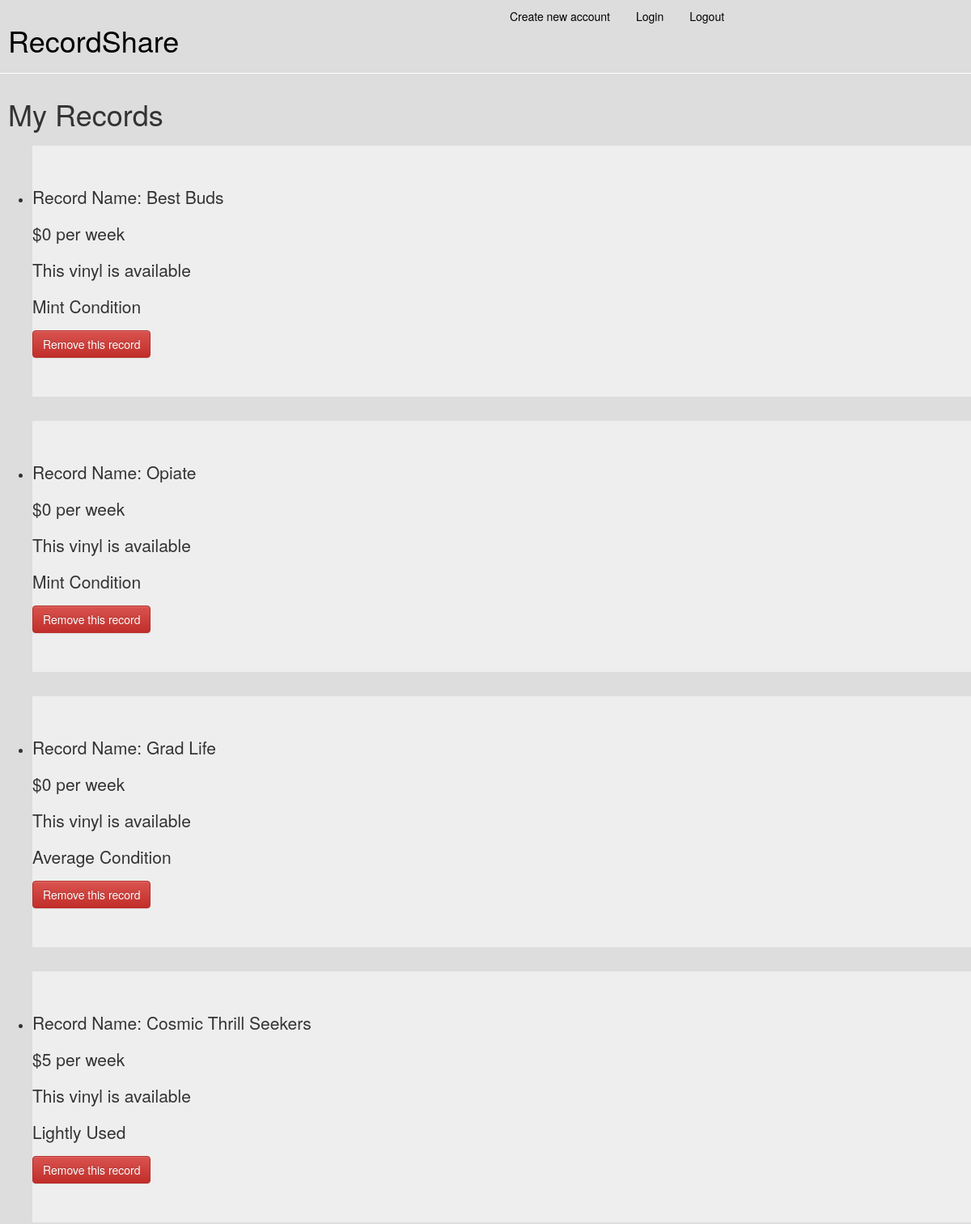
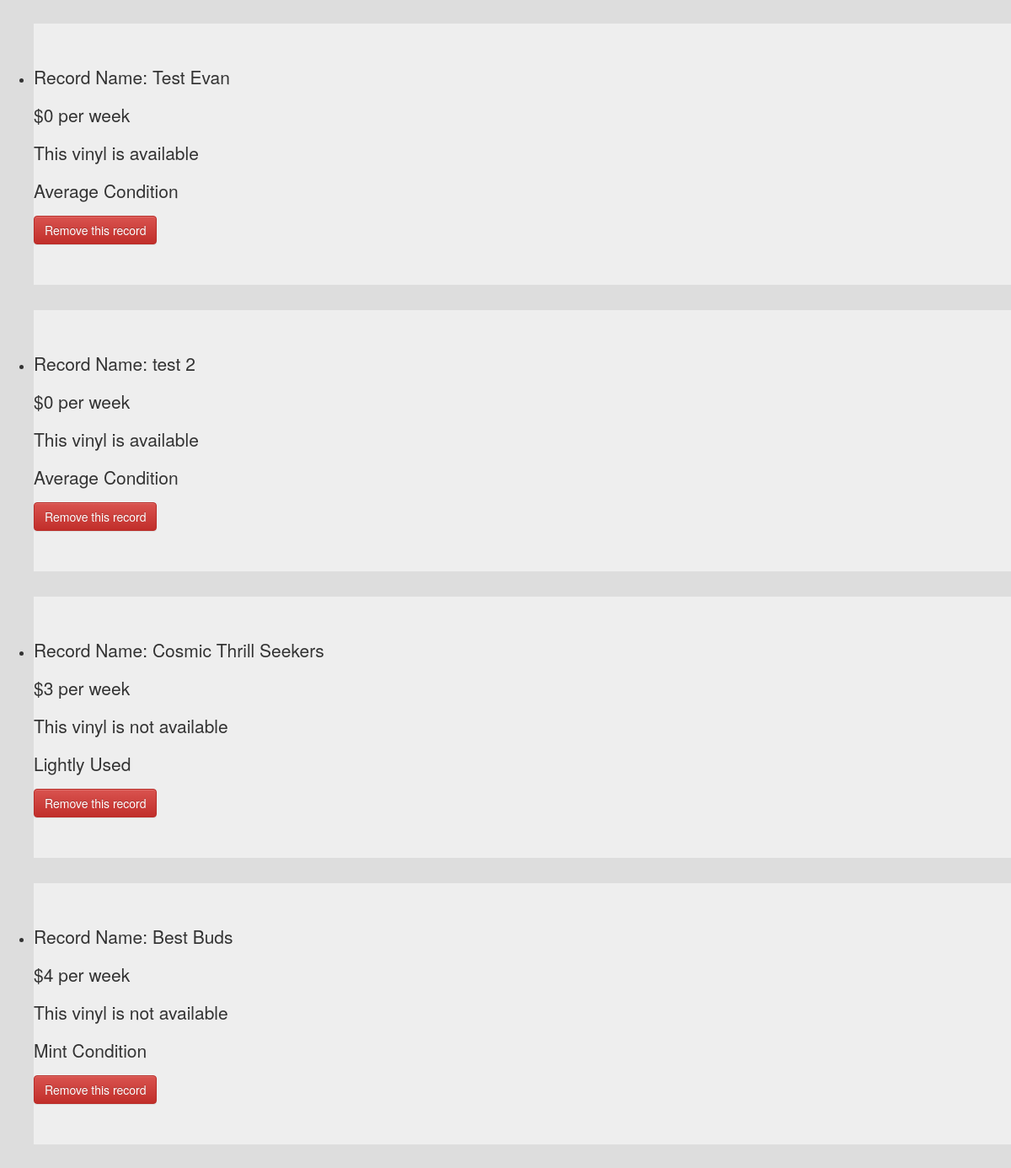
The page /my/ (signed in) on the database its author committed (2 pictures, top to bottom).
### records/models.py (models this page shows, shortened)
class Records(models.Model):
    MINT = 'MINT'
    LIGHT = 'LIGHTLY'
    AVG = 'AVERAGE'
    HEAVY = 'HEAVILY'
    CONDITION_CHOICES = [
        (MINT, 'Mint'),
        (LIGHT, 'Light'),
        (AVG, 'Average'),
        (HEAVY, 'Heavy'),
    ]
    owner = models.ForeignKey(User, on_delete=models.CASCADE)
    name = models.CharField(max_length=50)
    condition = models.CharField(max_length=10, choices=CONDITION_CHOICES, default = AVG)
    is_available = models.BooleanField(default=True)
    price = models.IntegerField(default=0)

### records/views.py (the view)
# urls.py: path('my/', views.my, name='my'),
def my(request):
    record_list = Records.objects.filter(owner=request.user)
    context = {
        'record_list': record_list,
    }
    return render(request, 'records/my.html', context)

### records/templates/records/my.html (shortened to what this page needs)
{% extends 'records/base.html' %}
{% load static %}
{% block content %}
<h1>My Records</h1>
<ul>
  {% for records in record_list %}
  <div class="jumbotron">
    <li>
      <p>Record Name: {{records.name}}</p>
      <p>${{records.price}} per week</p>
      {% ifequal records.is_available True %}
        <p>This vinyl is available</p>
      {% endifequal %}
      {% ifequal records.is_available False %}
        <p>This vinyl is not available</p>
      {% endifequal %}
      {% ifequal records.condition 'MINT' %}
        <p>Mint Condition</p>
      {% endifequal %}
      {% ifequal records.condition 'LIGHTLY' %}
        <p>Lightly Used</p>
      {% endifequal %}
      {% ifequal records.condition 'AVERAGE' %}
        <p>Average Condition</p>
      {% endifequal %}
      <a href="{% url 'records:delete'  records.id %}"><button class="btn btn-danger">Remove this record</button></a>
    </li>
  </div>
  {% endfor %}
</ul>
{% endblock %}

### records/static/records/style.css (style rules this page uses)
body { background-color: #ddd; }
h1 { padding: 10px; }
a { text-decoration: none !important; }

### rows shown on the page
Records: name "Best Buds", price "0"
Records: name "Opiate", price "0"
Records: name "Grad Life", price "0"
Records: name "Cosmic Thrill Seekers", price "5"
Records: name "Test Evan", price "0"
Records: name "test 2", price "0"
Records: name "Cosmic Thrill Seekers", price "3"
Records: name "Best Buds", price "4"
